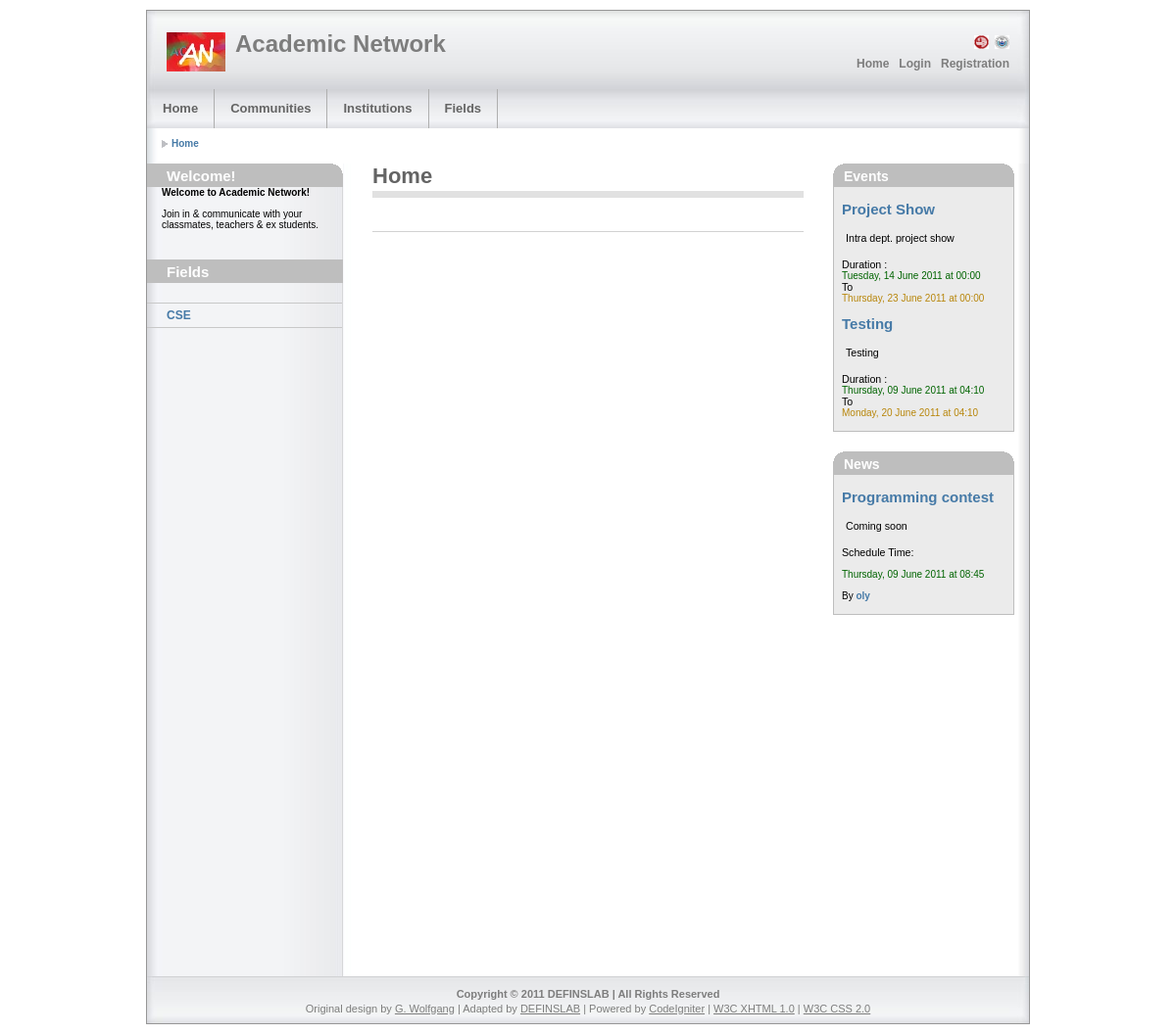
The page / on the database its author committed.
### tables this page shows
CREATE TABLE IF NOT EXISTS `field` (
  `field_id` int(10) NOT NULL AUTO_INCREMENT,
  `institution_id` int(10) NOT NULL,
  `name` varchar(100) NOT NULL,
  `short_name` varchar(100) NOT NULL,
  `community_id` int(10) NOT NULL,
  `short_description` text NOT NULL,
  `updated_date` datetime NOT NULL,
  `status` enum('pending','approved') NOT NULL DEFAULT 'pending',
  PRIMARY KEY (`field_id`),
  KEY `community_id` (`community_id`),
  KEY `institution_id` (`institution_id`)
);

CREATE TABLE IF NOT EXISTS `event` (
  `event_id` int(10) NOT NULL AUTO_INCREMENT,
  `title` varchar(100) NOT NULL,
  `description` text NOT NULL,
  `start_date_time` datetime NOT NULL,
  `end_date_time` datetime NOT NULL,
  `publisher_name` char(20) NOT NULL,
  `date_time` date DEFAULT NULL,
  PRIMARY KEY (`event_id`),
  KEY `publisher_id` (`publisher_name`)
);

CREATE TABLE IF NOT EXISTS `news` (
  `news_id` int(10) NOT NULL AUTO_INCREMENT,
  `heading` varchar(100) NOT NULL,
  `content` text NOT NULL,
  `type` varchar(100) NOT NULL,
  `publisher_name` char(20) NOT NULL,
  `date_time` datetime NOT NULL,
  PRIMARY KEY (`news_id`),
  KEY `publisher_name` (`publisher_name`)
);

### application/controllers/home.php (called while the page is built, shortened)
<?php
class home extends CI_Controller {
    function index() {
        $this->LoadHomeView();
    }
    function LoadHomeView() {
        $this->currentUsername = $this->Model_user->GetLoggedInUsername();
        $this->page->title = "Home";
        $this->page->breadcrumbs = array(
            "Home" => base_url()
        );
        $this->page->set(array('jquery-ui-1.8.12.custom'), 'css');
        $this->page->set(array('timepicker-addon'), 'css');
        $this->page->set(array('fancybox/jquery.fancybox-1.3.4'), 'css');
        $js = array(
            'jquery-ui-1.8.12.custom.min', 'jquery-ui-timepicker-addon',
            'home', 'curvycorners', 'fancybox/jquery.fancybox-1.3.4.pack',
            'fancybox/jquery.mousewheel-3.0.4.pack', 'autoresize'
        );
        $this->page->set($js, 'js');
        $this->page->set(array('home'), 'css');
        $order = array('date_time' => 'desc');
        $allFields = $this->page->allFields;
        $left_sidebar = array();
        $left_sidebar[] = array('Welcome!', 'sidebars/welcome');
        if (count($allFields) > 0)
            $left_sidebar[] = array('Fields', "sidebars/fields", array('allFields' => $allFields));
        $main_content = array();
        $main_content[0] = array("Home", "home", array("username" => $this->currentUsername));
        $news = $this->Model_news->Get(null, $order, 0, 5, true);
        $event = $this->Model_event->Get(null, array('start_date_time' => 'desc'), 0, 2, true);
        $right_sidebar = array();
        $right_sidebar[] = array("Events", "sidebars/events", array("event" => $event));
        $right_sidebar[] = array("News", "sidebars/news", array("news" => $news));
        $this->page->loadViews(
                $left_sidebar,
                $main_content,
                $right_sidebar
        );
    }
}
?>

### index.php (called while the page is built, shortened)
<?php
require_once BASEPATH.'core/CodeIgniter'.EXT;

### application/models/field.php (called while the page is built, shortened)
<?php
class Field extends CI_Model {
    function GetAllPublic(){
            $this->db->where("institution_id",0);
            $query = $this->db->get('field');
           return $query->result();
    }
}
?>

### application/models/model_event.php (called while the page is built, shortened)
<?php
class Model_event extends CI_Model {
    function Get($id=null, $order="", $start=0, $limit=10,$obj=false) {
        $this->db->select('*');
        $query = "";
        if ($id != null) {
            $query = $this->db->get_where('event', array('event_id' => $id), 1);
        } else {
            if ($order != "" && is_array($order)) {
                foreach ($order as $key => $val) {
                    $this->db->order_by($key, $val);
                }
            }
            $query = $this->db->get('event', $limit, $start);
        }
        if (!$obj)
            return $query->result_array();
        else
            return $query->result();
    }
}
?>

### application/libraries/Util.php (called while the page is built, shortened)
<?php
class Util {
    function FormatMySqlDateTime($datetime,$format="")
    {
        if($format=="")
            return date_format(date_create($datetime), 'l, d F Y \a\t H:i');
        else
            return date_format(date_create($datetime), $format);
    }
}
?>

### application/models/model_news.php (called while the page is built, shortened)
<?php
 class Model_News extends CI_Model {
       function Get($id=null,$order="",$start=0,$limit=10,$obj=false)
       {
         $this->db->select('*');
         $query = "";
         if($id!=null){
           $query = $this->db->get_where('news',array('news_id'=>$id),1);
         }
         else{
            if($order!="" && is_array($order))
            {
               foreach($order as $key=>$val)
               {
                  $this->db->order_by($key,$val);
               }
            }
            $query = $this->db->get('news',$limit,$start);
         }
         if(!$obj)
            return  $query->result_array();
         else
            return  $query->result();
       }
   }
?>

### application/views/default/sidebars/events.php (the view)
<?php foreach ($event as $row): ?>
    <div id= 'event-<?= $row->event_id ?>' class="events" style="padding:4px;margin: 4px">
        <h2><a><?= ucfirst($row->title) ?></a></h2>
        <br/>
        <div style="color:black;margin:2px;padding:2px;font-family:verdana,arial,sans-serif;font-size:8pt;">
            <?= ucfirst($row->description) ?>
        </div>
        <br/>
        <span style="font-size:8pt">Duration :</span>
        <br/>
        <span style="color:darkgreen;">
            <?=
               $this->util->FormatMySqlDateTime($row->start_date_time)
            ?>
        </span>
        <br/>
        <span style="font-size:8pt">To</span>
        <br/>
        <span style="color:darkgoldenrod;">
           <?=
              $this->util->FormatMySqlDateTime($row->end_date_time)
           ?>
        </span>
    </div>
<?php endforeach; ?>

### application/views/default/general/left_sidebar.php
<div class="main-navigation">
    <?php
        if(isset($sidebars)){
            $isFirstSidebar = true;
            foreach ($sidebars as $i){
                $params = (isset($i[2]))?($i[2]):(array());
                if($isFirstSidebar){
                    echo '<div class="round-border-topright"></div>';
                    echo "<h1 class='first'>" . $i[0] . "</h1>";
                    $isFirstSidebar = false;
                }else{
                    echo "<h1>" . $i[0] . "</h1>";
                }
                $this->load->view($this->page->theme . $i[1],$params);
            }
        }else{
            if(isset($html))
                echo $html;
        }
    ?>
</div>

### application/views/default/sidebars/fields.php
<dl class="nav3-grid">
    <?php
        foreach($allFields as $aFields)
        {
            echo "<dt>
                    <a href='".site_url('fields')."/view/$aFields->field_id'>
                        $aFields->short_name
                    </a>
                </dt>";
        }
    ?>
</dl>

### application/views/default/sidebars/news.php (shortened to what this page needs)
<?php foreach ($news as $row): ?>
    <div id= 'event-<?= $row->news_id ?>' class="events" style="padding:4px;margin: 4px">
        <h2><a><?= ucfirst($row->heading) ?></a></h2>
        <br/>
        <div style="color:black;margin:2px;padding:2px;font-family:verdana,arial,sans-serif;font-size:8pt;">
            <?= ucfirst($row->content) ?>
        </div>
        <br/>
        <span style="font-size:8pt">Schedule Time:</span>
        <br/><br/>
        <span style="color:darkgreen;">
            <?=
               $this->util->FormatMySqlDateTime($row->date_time)
            ?>
        </span>
        <br/><br/> By <a href="<?= site_url("profile") . "/index/$row->publisher_name" ?>"><?= $row->publisher_name ?></a>
    </div>
<?php endforeach; ?>

### templates/default/css/layout_setup.css (style rules this page uses)
* { padding:0; margin:0; }
body { font-size:62.5%; background-color:rgb(255,255,255); font-family:verdana,arial,sans-serif; }
.main-navigation { display:inline ; float:left; width:200px; overflow:visible !important ; overflow:hidden ; }
.nav1 li a { display:block; float:left; padding:2px 5px 2px 5px; color:rgb(125,125,125) ; text-decoration:none; font-size:120%; }
.nav2 ul li a { float:left; display:block; height:3.1em; line-height:3.1em; padding:0 16px 0 16px; text-decoration:none; font-weight:bold; color: rgb(100,100,100); }
.main-navigation .round-border-topright { width:10px; height:10px; position:absolute; z-index:100; margin:0 0 0 190px; background:url(../img/bg_corner_topright.gif) no-repeat; }
.round-border-topright { width:10px; height:10px; position:absolute; z-index:100; background:url(../img/bg_corner_topright.gif) no-repeat; margin-top:-1px; margin-left:174px; }
.page-container:after, .header:after, .header-breadcrumbs:after, .main:after, .main-navigation:after, .main-content:after, .main-content div:after, .main-subcontent:after { content:"."; display:block; height:0; clear:both; visibility:hidden; }
html { filter: expression(document.execCommand("BackgroundImageCache", false, true)); }

### templates/default/css/layout_text.css (style rules this page uses)
.nav3-grid { width:199px; border-bottom:solid 1px rgb(200,200,200); }
.nav3-grid dt a, .nav3-grid dt a:visited { display:block; min-height:2.0em ; height:auto !important; height:2.0em ; line-height:2.0em; padding:0px 10px 0px 20px; border-top: solid 1px rgb(200,200,200); text-decoration:none; color:rgb(70,122,167); font-weight:bold; font-size:120%; }
.main-navigation h1.first { clear:both; margin:0px; padding:4px 20px 3px 20px; background-color:rgb(190,190,190); font-family:"trebuchet ms",arial,sans-serif; color:rgb(255,255,255); font-weight:bold; font-size:150%; }
.main-navigation h1 { clear:both; margin:30px 0 20px 0; padding:4px 20px 3px 20px; background:rgb(190,190,190); font-family:"trebuchet ms",arial,sans-serif; color:rgb(255,255,255); font-weight:bold; font-size:150%; }
.main a { color:rgb(70,122,167); font-weight:bold; text-decoration:none; }

### rows shown on the page
field: short_name "CSE"
event: title "Project Show", description "Intra dept. project show", start_date_time "Tuesday, 14 June 2011 at 00:00", end_date_time "Thursday, 23 June 2011 at 00:00"
event: title "Testing", description "Testing", start_date_time "Thursday, 09 June 2011 at 04:10", end_date_time "Monday, 20 June 2011 at 04:10"
news: heading "Programming contest", content "Coming soon", date_time "Thursday, 09 June 2011 at 08:45", publisher_name "oly"

### other values the page prints
anchor($link,$text) "Home"
anchor($link,$text) "Login"
anchor($link,$text) "Registration"
anchor($i[0][1], $i[0][0]) "Home"
anchor($i[0][1], $i[0][0]) "Communities"
anchor($i[0][1], $i[0][0]) "Institutions"
anchor($i[0][1], $i[0][0]) "Fields"
$text "Home"
$i[0] "Welcome!"
$i[0] "Fields"
$title "Home"
$title "Events News"
